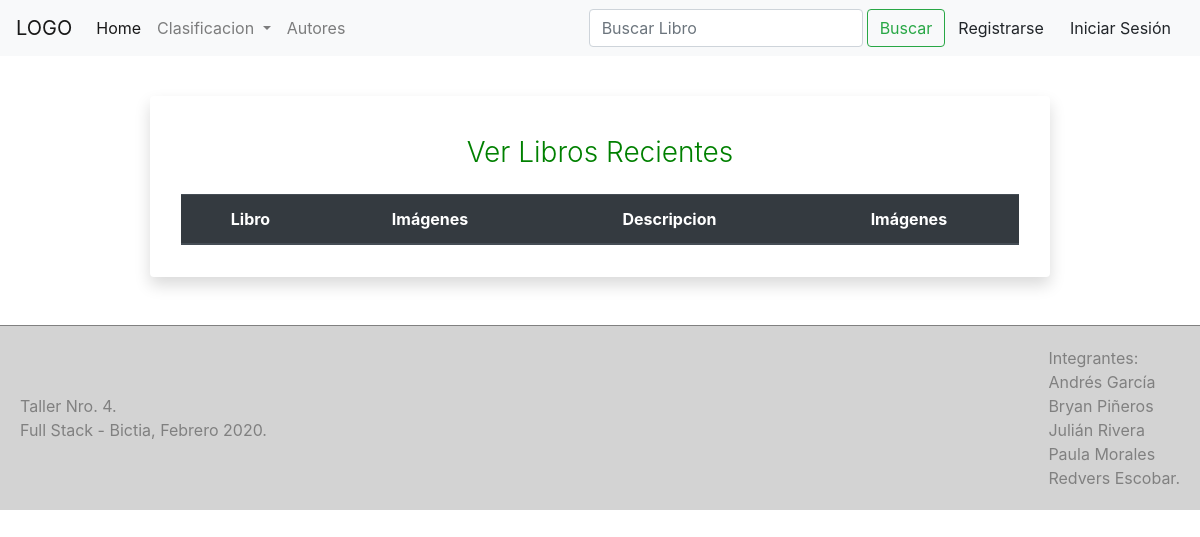
Before: /index_temporal.php with the older database file.
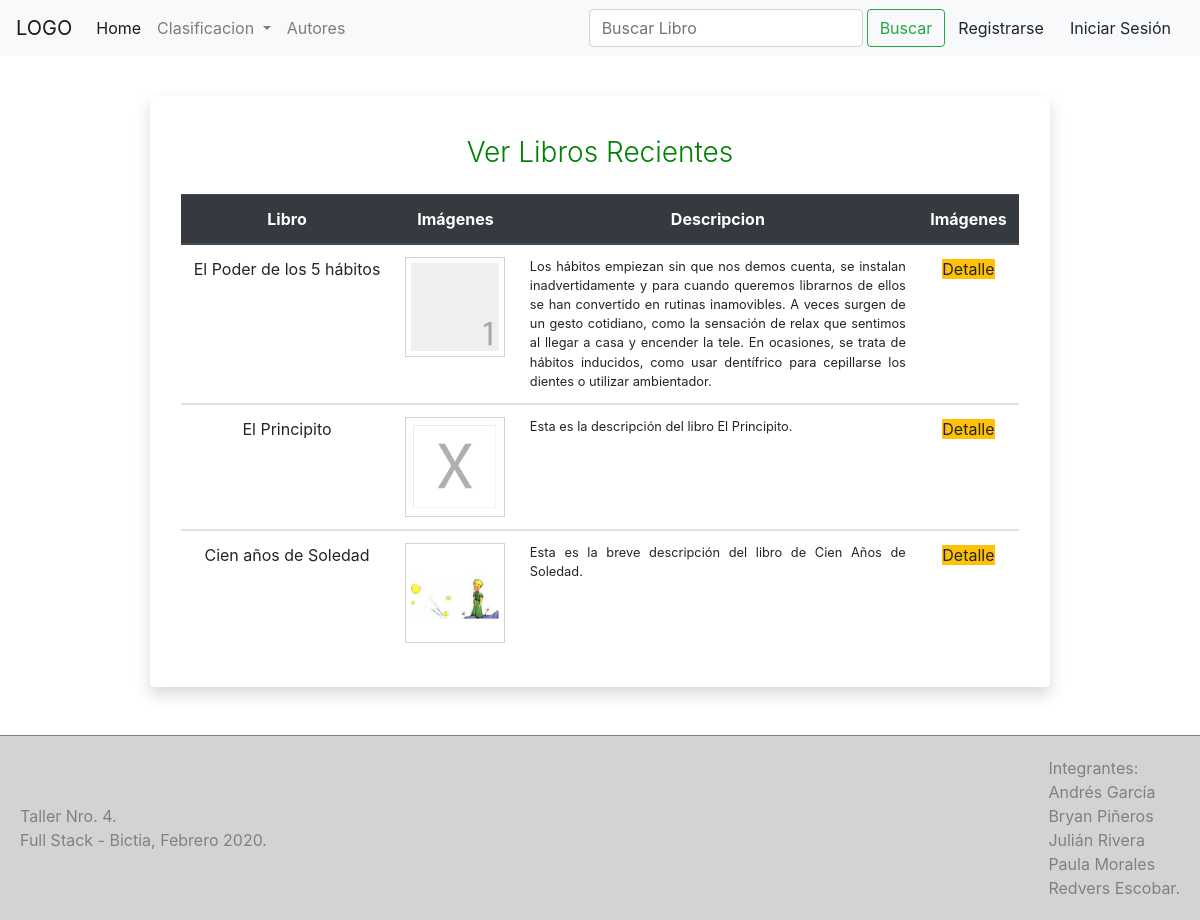
After: the same page with the newer database file.
### tables this page shows
CREATE TABLE `libros` (
  `idLibro` int(11) NOT NULL,
  `nombreLibro` varchar(100) NOT NULL,
  `descripcion` text NOT NULL,
  `fechaPublicacion` datetime NOT NULL,
  `precio` decimal(10,0) NOT NULL,
  `estado` int(11) NOT NULL,
  `idEditorial` int(11) NOT NULL,
  `idAutor` int(11) NOT NULL,
  `idCategoria` int(11) NOT NULL
);

CREATE TABLE `imagenes` (
  `idImagen` int(11) NOT NULL,
  `nombreImagen` varchar(100) NOT NULL,
  `urlImagen` varchar(100) NOT NULL,
  `estado` tinyint(1) NOT NULL,
  `orden` int(11) NOT NULL,
  `idLibro` int(11) NOT NULL
);

### Conn/Database.php (called while the page is built, shortened)
<?php
class Databse{
  public $host = 'localhost';
  public $user = 'root';
  public $pass = '';
  public $db = 'proyectolibreria';
  function __construct()
  {
    $this->conn = $this->connectToDatabase();
    return $this->conn;
  }
  function connectToDatabase(){
    $conn = mysqli_connect($this->host, $this->user, $this->pass, $this->db);
    return $conn;
  }
}

### moduloImagenes/claseImagen.php (called while the page is built, shortened)
<?php
include_once(PATH . '/Conn/Database.php');
class Imagen
{
    public $conn;
    function __construct()
    {
        $db = new Databse();
        $this->conn =  $db->__construct();
    }
    function obtenerPrimeraImagen($idLibro)
    {
        $sql = "SELECT * FROM imagenes WHERE idLibro=$idLibro AND estado =1 ORDER BY estado DESC, orden ASC LIMIT 1";
        return mysqli_fetch_object(mysqli_query($this->conn, $sql));
    }
}
class Libro
{
    public $conn;
    function __construct()
    {
        $db = new Databse();
        $this->conn =  $db->__construct();
    }
    function obtenerLibrosRecientes()
    {
        $sql = "SELECT * FROM libros ORDER BY idLibro DESC LIMIT 5";
        return mysqli_query($this->conn, $sql);
    }
}

### index_temporal.php (the view, shortened to what this page needs)
<?php
    include_once('Conn/Database.php');
?>
<!DOCTYPE html>
<html lang="es">
<head>
    <link rel="stylesheet" href="https://stackpath.bootstrapcdn.com/bootstrap/4.4.1/css/bootstrap.min.css">
    <link rel="stylesheet" href="includes/estilos.css?ver19">
    <link rel="stylesheet" href="includes/fontawesome/css/all.css">
</head>
<body>
    <?php
      include_once('includes/header.php');
    ?>
    <?php
    include('moduloImagenes/claseImagen.php');
    $imagen = new Imagen();
    $libro = new Libro();
    $librosRecientes = $libro->obtenerLibrosRecientes();
    ?>
<div class="container w-75 p-3 shadow p-3 mb-5 bg-white rounded text-dark">
        <div class="form-group pt-4">
            <h3 class="text-center font-weight-light texto_verde">Ver Libros Recientes</h3>
        </div>
      <div class="container">
            <table class="table mt-4 tablaImagenes">
                <thead class="thead-dark text-center">
                    <tr>
                        <th scope="col">Libro</th>
                        <th scope="col">Imágenes</th>
                        <th scope="col">Descripcion</th>
                        <th scope="col">Imágenes</th>
                    </tr>
                </thead>
        <?php
        while ($recorridoLibro = mysqli_fetch_object($librosRecientes)) {
          echo "<tbody>";
          echo "<tr class='text-center'>";
          echo "<td> $recorridoLibro->nombreLibro </td>";
              $idLibro = $recorridoLibro->idLibro;
              $primeraImagenLibro = $imagen->obtenerPrimeraImagen($idLibro);
                if($primeraImagenLibro==null){
                  echo "<td> <img src='$imagen->root/moduloImagenes/imagenesLibros/imagenNoEncontrada.png' class='d-block' alt='Imagen no encontrada' width='100px'/></td>";
                }
                else{
                  echo "<td> <img src='$imagen->root/moduloImagenes/imagenesLibros/$primeraImagenLibro->urlImagen' class='d-block' alt='$primeraImagenLibro->nombreImagen' width='100px'/></td>";
                }
          echo "<td class='text-justify' style='font-size:.8em'; width='400px'> $recorridoLibro->descripcion </td>" ;
          echo "<td> <a href='libros/detalleLibro.php?idLibro=$recorridoLibro->idLibro' class='btn-warning'>Detalle</a></td>" ;
          echo "</tr>";
          echo "</tbody>";
        } ?>
      </table>
</div>
</div>
    <?php
      include_once('includes/footer.php');
    ?>
</body>
</html>

Changed rows visible on the page:
added libros: nombreLibro "El Poder de los 5 hábitos", imagenes.urlImagen (picture), descripcion "Los hábitos empiezan sin que nos demos cuenta, se instalan inadvertidamente y para cuando queremos librarnos de ellos se han convertido en rutinas inamovibles. A veces surgen de un gesto cotidiano, como la sensación de relax que sentimos al llegar a casa y encender la tele. En ocasiones, se trata de hábitos inducidos, como usar dentífrico para cepillarse los dientes o utilizar ambientador."
added libros: nombreLibro "El Principito", descripcion "Esta es la descripción del libro El Principito."
added libros: nombreLibro "Cien años de Soledad", imagenes.urlImagen (picture), descripcion "Esta es la breve descripción del libro de Cien Años de Soledad."
